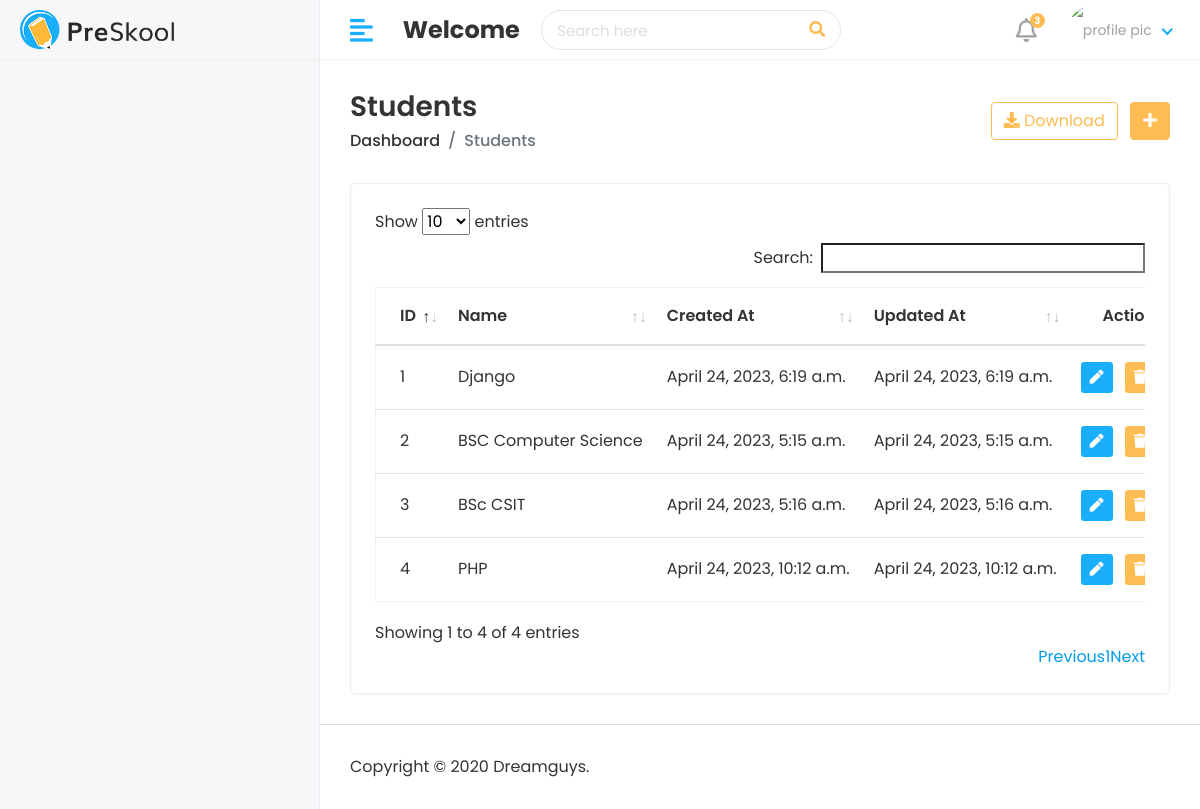
The page /hod/view-cource/ on the database as committed earlier.
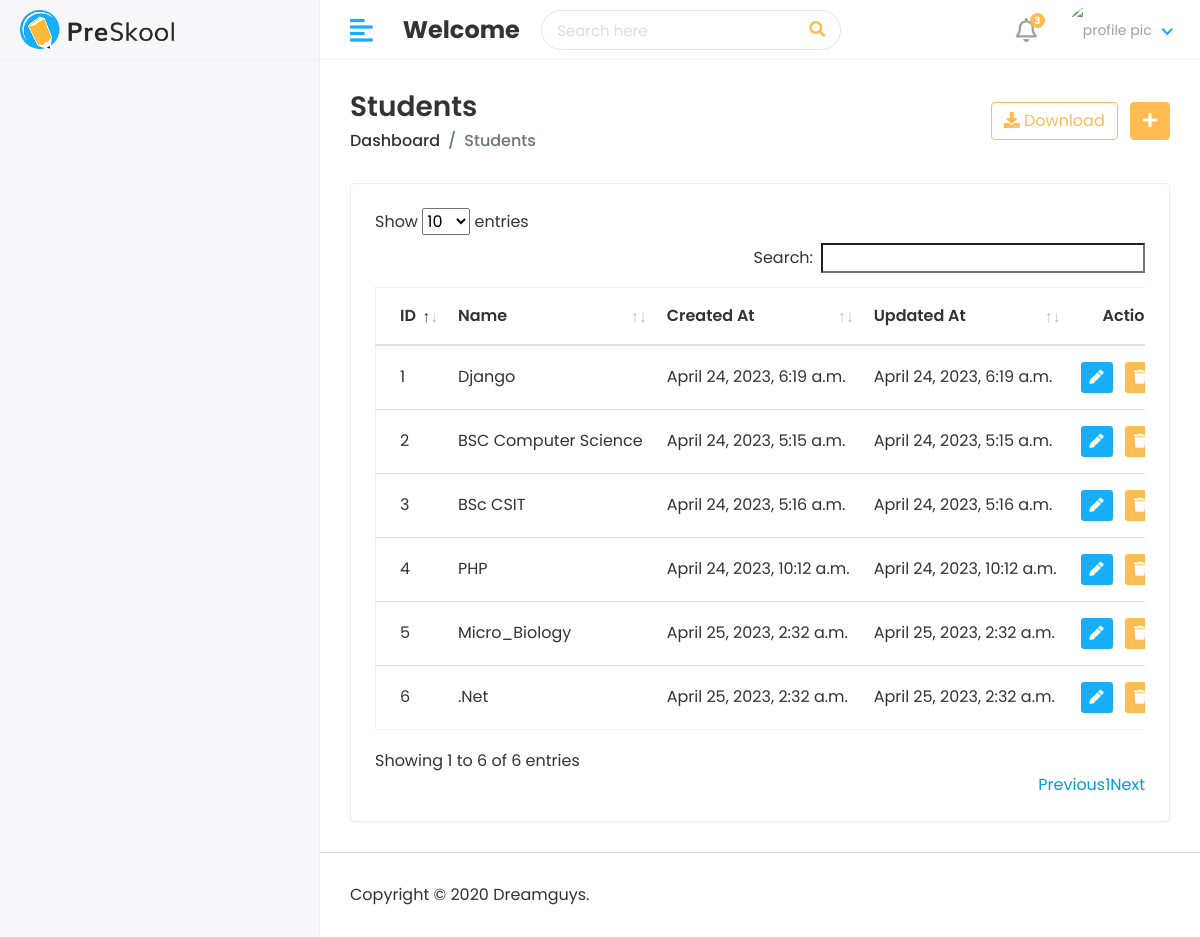
The same page on the database as committed later.
### app_attendance_system/models.py (models this page shows)
class Cource(models.Model):
    name= models.CharField(max_length=100)
    created_at= models.DateTimeField(auto_now=True)
    updated_at= models.DateTimeField(auto_now=True)
    def __str__(self):
        return self.name

### app_attendance_system/views.py (the view)
# urls.py: path('hod/view-cource/', views.HodViewCource, name='view-cource'),
def HodViewCource(request):
    cource=Cource.objects.all()
    print(cource)
    context= {
        'cource':cource
    }
    return render(request, 'hod/view_cource.html',context)

### templates/hod/view_cource.html (shortened to what this page needs)
{% extends "layouts/master.html" %}
{% load static %}
{%block content %}
<div class="content container-fluid">
    <div class="page-header">
       <div class="row align-items-center">
          <div class="col">
             <h3 class="page-title">Students</h3>
             <ul class="breadcrumb">
                <li class="breadcrumb-item"><a href="index.html">Dashboard</a></li>
                <li class="breadcrumb-item active">Students</li>
             </ul>
          </div>
          <div class="col-auto text-right float-right ml-auto">
             <a href="#" class="btn btn-outline-primary mr-2"><i class="fas fa-download"></i> Download</a>
             <a href="add-student.html" class="btn btn-primary"><i class="fas fa-plus"></i></a>
          </div>
       </div>
    </div>
    <div class="row">
       <div class="col-sm-12">
          <div class="card card-table">
             <div class="card-body">
                <div class="table-responsive">
                   <table class="table table-hover table-center mb-0 " id="table_id">
                      <thead>
                         <tr>
                            <th>ID</th>
                            <th>Name</th>
                            <th>Created At</th>
                            <th>Updated At</th>
                            <th class="text-right">Action</th>
                         </tr>
                      </thead>
                      <tbody>
                        {% for i in cource %}
                         <tr>
                            <td>{{ forloop.counter }}</td>
                            <td>{{i.name}}</td>
                            <td>{{i.created_at}}</td>
                            <td>{{i.updated_at}}</td>
                            <td class="text-right">
                               <div class="actions">
                                  <a href="{% url 'edit-cource' i.id %}" class="btn btn-sm bg-success-light mr-2">
                                  <i class="fas fa-pen"></i>
                                  </a>
                                  <a href="{% url 'delete-cource' i.id %}" class="btn btn-sm bg-danger-light">
                                  <i class="fas fa-trash"></i>
                                  </a>
                               </div>
                            </td>
                         </tr>
                         {% endfor %}
                      </tbody>
                   </table>
                </div>
             </div>
          </div>
       </div>
    </div>
 </div>
{% endblock %}

### templates/layouts/master.html (shortened to what this page needs)
{% load static %}
<!DOCTYPE html>
<html lang="en">
   <head>
      <link rel="stylesheet" href="{% static 'assets/plugins/bootstrap/css/bootstrap.min.css' %}">
      <link rel="stylesheet" href="{% static 'assets/plugins/fontawesome/css/fontawesome.min.css' %}">
      <link rel="stylesheet" href="{% static 'assets/plugins/fontawesome/css/all.min.css' %}">
      <link rel="stylesheet" href="{% static 'assets/css/style.css' %}">
       <link rel="stylesheet" href="{% static 'assets/plugins/datatables/datatables.min.css' %}">
   </head>
   <body>
      <div class="main-wrapper">
         {% include "components/header.html" %}
         {% include "components/sidebar.html" %}
         <div class="page-wrapper">
                {% block content %}
         {% endblock  %}
            {% include "components/footer.html" %}
      </div>
   </div>
   </body>
</html>

### templates/components/header.html (shortened to what this page needs)
{%load static%}
<div class="header">
    <div class="header-left">
       <a href="index.html" class="logo">
       <img src="{% static 'assets/img/logo.png' %}" alt="Logo">
       </a>
    </div>
    <a href="javascript:void(0);" id="toggle_btn">
    <i class="fas fa-align-left"></i>
    </a>
    <div class="top-nav-search mt-3">
      <h4><strong>Welcome</strong>&nbsp;</h4>
    </div>
    <div class="top-nav-search">
       <form>
          <input type="text" class="form-control" placeholder="Search here">
          <button class="btn" type="submit"><i class="fas fa-search"></i></button>
       </form>
    </div>
    <ul class="nav user-menu">
       <li class="nav-item dropdown noti-dropdown">
          <a href="#" class="dropdown-toggle nav-link" data-toggle="dropdown">
          <i class="far fa-bell"></i> <span class="badge badge-pill">3</span>
          </a>
       </li>
       <li class="nav-item dropdown has-arrow">
          <a href="#" class="dropdown-toggle nav-link" data-toggle="dropdown">
            {% if user.profile_pic == "" %}
            <span class="user-img"><img class="rounded-circle" src="{% static 'assets/img/no image.jpg' %}" width=31 width="31" alt="profile pic"></span>
            {% else %}
          <span class="user-img"><img class="rounded-circle" src="/{{user.profile_pic}}" width=31 width="31" alt="profile pic"></span>
          {% endif %}
          </a>
       </li>
    </ul>
 </div>

### templates/components/sidebar.html (shortened to what this page needs)
{%load static%}
{% load active_link_tags %}
<div class="sidebar" id="sidebar">
    <div class="sidebar-inner slimscroll">
       <div id="sidebar-menu" class="sidebar-menu">
       </div>
    </div>
 </div>

### templates/components/footer.html
{%load static%}
<footer>
    <p>Copyright © 2020 Dreamguys.</p>
 </footer>

Rows that differ between the two databases and show on the page:
added Cource: name "Micro_Biology", created_at "April 25, 2023, 2:32 a.m.", updated_at "April 25, 2023, 2:32 a.m."
added Cource: name ".Net", created_at "April 25, 2023, 2:32 a.m.", updated_at "April 25, 2023, 2:32 a.m."
Other text that changed with them:
text written by a page script: "Show entries Search: Showing 1 to 4 of 4 entries Previous 1 Next" → "Show entries Search: Showing 1 to 6 of 6 entries Previous 1 Next"
